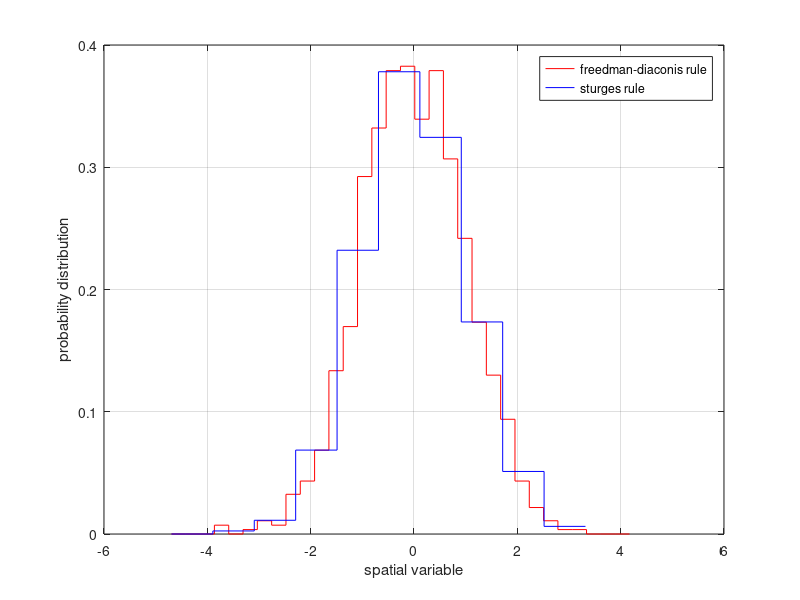

Here is the MATLAB script that generated this plot:
%
% epage 325
% 
% Written by:
% -- 
% John L. Weatherwax                2008-02-20
% 
% email: wax@alum.mit.edu
% 
% Please send comments and especially bug reports to the
% above email address.
% 
%-----

clear all; 
close all; 
clc; 

%addpath('../../Code/CSTool');
%load geyser; x=geyser; n=length(x); 

n = 1000;
x = normrnd(0,1,1,n);
snowfall = x;

% the freedman-diaconis rule is:
n = length(x); 
hFD = 2*iqr(x)*n^(-1/3); 
h = hFD; 

% get the limits, bins, bin centers etc:
x_lim_left = min(x)-1; 
x_lim_rght = max(x)+1;

t0   = x_lim_left;
tm   = x_lim_rght; 
rng  = tm-t0; 
nbin = ceil(rng/h); 
bins = t0:h:(nbin*h+t0);       % <- the bin edges ... 
bc   = bins(1:end-1)+0.5*h;    % <- the bin centers ... 

vk=histc(x,bins); vk(end)=[];
fhat = vk/(n*h); % normalize: 

fh=figure; 
ah1=stairs( bins, [fhat,fhat(end)], '-r' ); grid on; %axis( [x_lim_left, x_lim_rght, 0, +Inf] );
xlabel('spatial variable'); ylabel('probability distribution'); 
%title('histogram approximation to the PDF using the freedman-diaconis rule'); 
%saveas(gcf,'prob_8_7_fd_rule','epsc'); 

% now use Sturge's rule: 
% 
nbin = 1 + log2(n); 
hS   = rng/nbin;           % <- compute the width depending on the number of bins
h    = hS; 
bins = t0:h:(nbin*h+t0);       % <- the bin edges ... 
bc   = bins(1:end-1)+0.5*h;    % <- the bin centers ... 

vk=histc(x,bins); vk(end)=[];
fhat = vk/(n*h); % normalize: 

figure(fh); hold on; 
ah2=stairs( bins, [fhat,fhat(end)], '-b' ); grid on; %axis( [x_lim_left, x_lim_rght, 0, +Inf] );
%xlabel('spatial variable'); ylabel('probability distribution'); 
%title('histogram approximation to the PDF using Sturge''s rule'); 
%saveas(gcf,'prob_8_7_sturges_rule','epsc'); 
legend( [ah1,ah2], {'freedman-diaconis rule','sturges rule'}, 'location', 'best' ); 
saveas(gcf,'prob_8_7_pdf_hists','epsc'); 

fprintf('freedman-diaconis h = %10.5f; sturges h = %10.5f\n',hFD,hS); 
